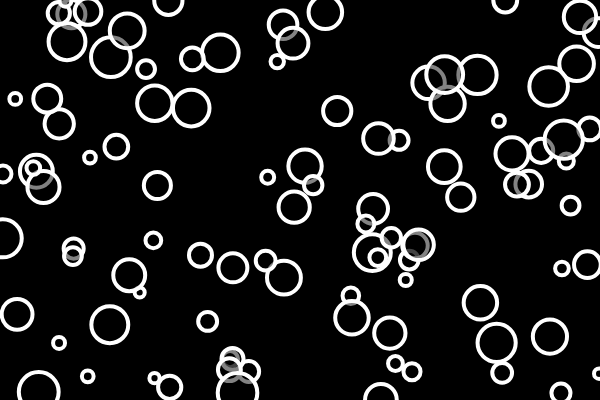
Frame 1 (no input)
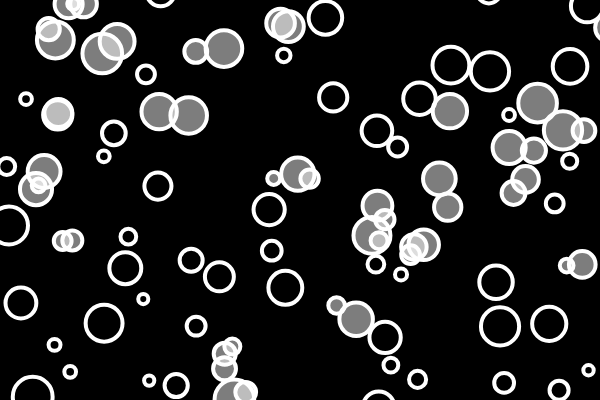
Frame 60 (no input)
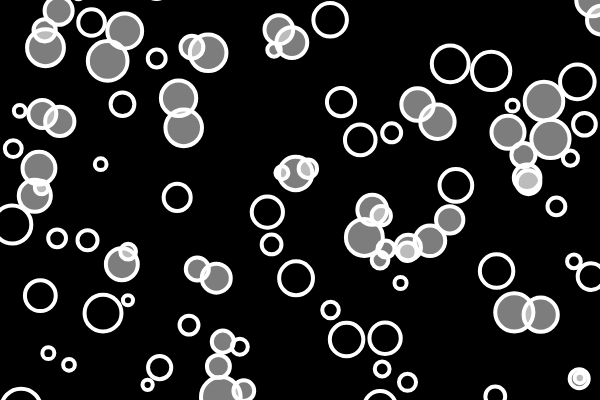
Frame 120 (the mouse pressed at the canvas centre since frame 60)

The p5.js sketch that drew these frames (run headless with seeded random() and noise() and a simulated clock; from frame 60 on, the mouse is pressed at the canvas centre):

// p5.js sketch
// ── sketch.js
let bubbles = [];
// let unicorn;

function setup() {
  createCanvas(600, 400);
  for (let i = 0; i < 100; i++) {
    let x = random(width);
    let y = random(height);
    let r = random(5, 20);
    bubbles[i] = new Bubble(x, y, r);
  }
  // unicorn = new Bubble(400, 200, 10);
}

function draw() {
  background(0);

  // if (bubble1.intersects(bubble2)) {
  //   background(200, 0, 100);
  // }
  // for (let i = 0; i < bubbles.length; i++){
  //   bubbles[i].show();
  //   bubbles[i].move();
  // // }
  //
  // unicorn.x = mouseX;
  // unicorn.y = mouseY;
  // unicorn.show();
  // unicorn.move();


  for (let b of bubbles) {
    b.show();
    b.move();
    let overlapping = false;
    for (let other of bubbles) {
      if (b !== other && b.intersects(other)) {
        overlapping = true;
      }
    }
    if (overlapping) {
      b.changeColor(255);
    } else {
      b.changeColor(0);
    }
  }

}

class Bubble {
  constructor(x, y, r = 50) {
    this.x = x;
    this.y = y;
    this.r = r;
    this.brightness = 0;
  }

  intersects(other) {

    let d = dist(this.x, this.y, other.x, other.y);
    return (d < this.r + other.r);

    // if (d < this.r + other.r) {
    //   return true;
    // } else {
    //   return false;
    // }

  }

  changeColor(bright) {
    this.brightness = bright;
  }

  contains(px, py) {
    let d = dist(px, py, this.x, this.y);
    if (d < this.r) {
      return true;
    } else {
      return false;
    }
  }

  move() {
    this.x = this.x + random(-2, 2);
    this.y = this.y + random(-2, 2);
  }

  show() {
    stroke(255);
    strokeWeight(4);
    fill(this.brightness, 125);
    ellipse(this.x, this.y, this.r * 2);
  }
}
